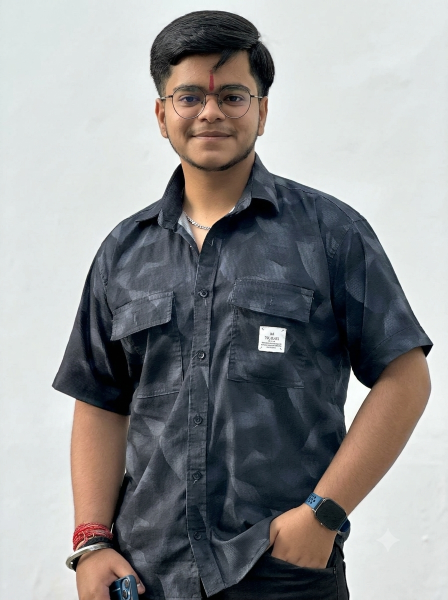
#> input picture assets/profile-photo.png, 896 x 1200 px, found by its file name (shown at 1/2 size); the run also reads 3 pictures not shown here
$ python generate_banner.py
#> lines starting #> are read from the running program, lines starting #| are printed output that depends on the picture; after the words box and inside, x2 and y2 are one past the last pixel; in counts of white or black regions, pixels touching at a corner belong together
#!/usr/bin/env python3
"""
scripts/generate_banner.py
Generates the animated terminal profile banners (dark.svg and light.svg)
according to the Master Prompt specifications.
"""

import os
import math
import html
import numpy as np
from PIL import Image, ImageOps, ImageFilter, ImageEnhance
from scipy import ndimage
from scipy.spatial.distance import cdist
from scipy.optimize import linear_sum_assignment
from scipy.cluster.vq import kmeans2

# Target canvas and layout constants
CANVAS_WIDTH = 1180
CANVAS_HEIGHT = 610

PORTRAIT_GRID_W = 300
PORTRAIT_GRID_H = 340
PORTRAIT_X = 75
PORTRAIT_Y = 145

PORTRAIT_CX = PORTRAIT_X + PORTRAIT_GRID_W / 2.0  # 225.0
PORTRAIT_CY = PORTRAIT_Y + PORTRAIT_GRID_H / 2.0  # 315.0

# Animation timing constants (Master Prompt specifications)
# Total loop: 14.2s (portrait 3.0s, each logo 2.0s, 1.3s transitions)
# keyTimes: 0, 3.0/14.2, 4.3/14.2, 6.3/14.2, 7.6/14.2, 9.6/14.2, 10.9/14.2, 12.9/14.2, 1.0
LOOP_DUR = 14.2
T_KEYS = [
    0.0,
    3.0 / LOOP_DUR,
    4.3 / LOOP_DUR,
    6.3 / LOOP_DUR,
    7.6 / LOOP_DUR,
    9.6 / LOOP_DUR,
    10.9 / LOOP_DUR,
    12.9 / LOOP_DUR,
    1.0
]
KEY_TIMES_STR = ";".join(f"{t:.4f}" for t in T_KEYS)

def process_portrait(image_path):
    """
    Crops head + shoulders, downsamples to 300x340, applies specified filters:
    Contrast 1.3x, autocontrast(cutoff=1), UnsharpMask(radius=3, percent=140).
    Performs background segmentation for dark mode, with error-diffusion clearing.
    """
#> called with image_path = 'assets/profile-photo.png'
    print(f"Loading portrait from {image_path}...")
    orig_img = Image.open(image_path)
#> orig_img is the input picture: PIL image 896x1200 RGBA; mean R, G, B, A 144.5, 145.3, 146.1, 255

    # Crop head + shoulders (target 300:340 aspect ratio)
    crop_h = 900
    crop_w = int(crop_h * PORTRAIT_GRID_W / PORTRAIT_GRID_H)  # 794
    crop_x = (orig_img.width - crop_w) // 2
    crop_y = 20
    crop_box = (crop_x, crop_y, crop_x + crop_w, crop_y + crop_h)

    cropped = orig_img.crop(crop_box).resize((PORTRAIT_GRID_W, PORTRAIT_GRID_H), Image.Resampling.LANCZOS)
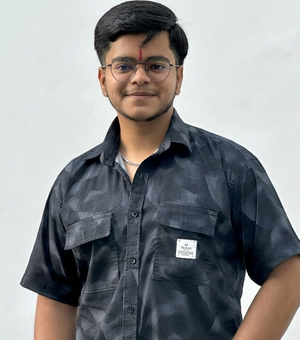
#> cropped: PIL image 300x340 RGBA; mean R, G, B, A 137.2, 138.6, 140.1, 255
    arr_rgb = np.array(cropped.convert("RGB"), dtype=float)

    # Background segmentation: color distance from background wall
    bg_color = np.median(arr_rgb[:15, :], axis=(0, 1))
#> bg_color = [224, 230, 229]
    dist = np.linalg.norm(arr_rgb - bg_color, axis=2)
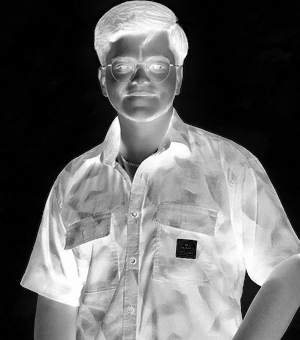
#> dist: shape (340, 300) float64; min 0, max 394.4, mean 158.7; drawn with min black and max white
    raw_mask = dist > 35.0
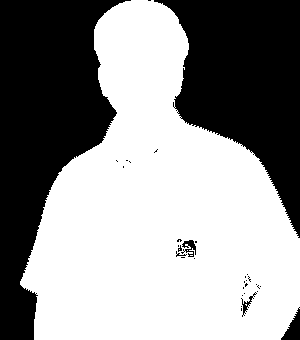
#> raw_mask: shape (340, 300) bool; 58.1% white; 33 black regions (27 under 20 px), largest, box (x1, y1, x2, y2) and area: (0, 0, 131, 340) 23224, (154, 0, 300, 238) 18842, (281, 307, 300, 340) 313, (181, 240, 196, 257) 129, (241, 292, 257, 317) 88, (176, 251, 187, 257) 20
    closed = ndimage.binary_closing(raw_mask, structure=np.ones((5, 5)))
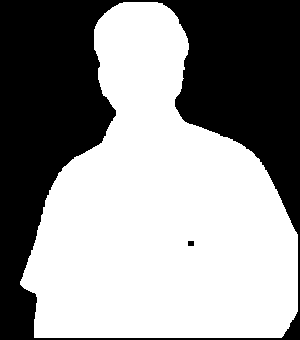
#> closed: shape (340, 300) bool; 57.9% white; 2 black regions, box (x1, y1, x2, y2) and area: (0, 0, 300, 340) 42929, (188, 241, 194, 246) 30
    filled = ndimage.binary_fill_holes(closed)
#> filled: shape (340, 300) bool; 57.9% white; 1 black region, box (x1, y1, x2, y2) and area: (0, 0, 300, 340) 42929
    labeled, num_features = ndimage.label(filled)
#> num_features = 1
    sizes = ndimage.sum(filled, labeled, range(1, num_features + 1))
#> sizes = [59071]
    largest_label = np.argmax(sizes) + 1
#> largest_label = 1
    subject_mask = (labeled == largest_label)

    # Preprocessing pipeline
    gray = cropped.convert("L")
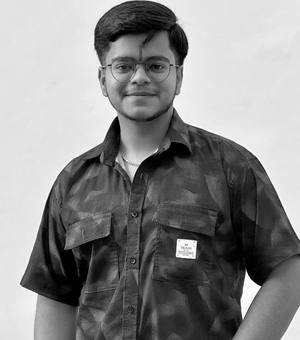
#> gray: PIL image 300x340 L; min 0, max 255, mean 138.3
    gray_auto = ImageOps.autocontrast(gray, cutoff=1)
    gray_contrast = ImageEnhance.Contrast(gray_auto).enhance(1.3)
#> (the rest of the program and of its run is left out)
